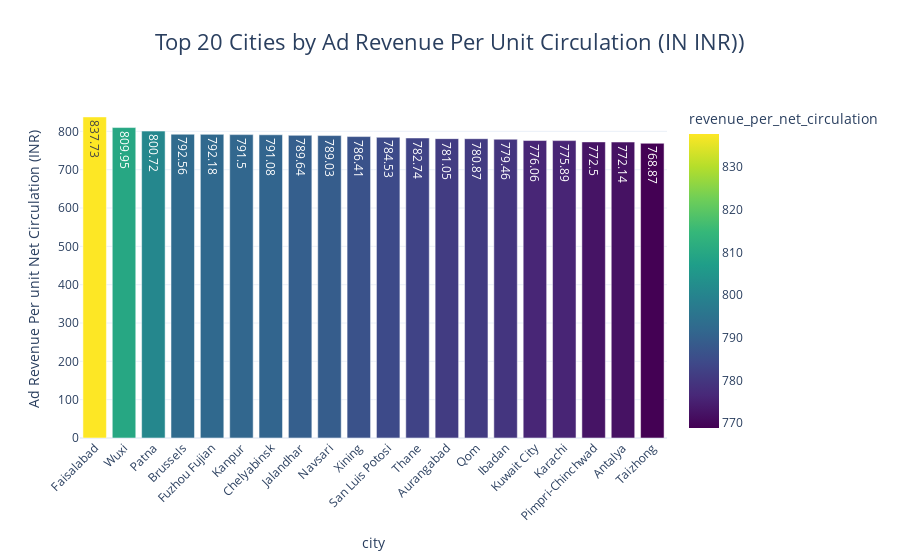

The notebook cell this image was saved under:
### Code cell
# Create bar chart
fig = px.bar(
    revenue_per_net_circulation.sort_values('revenue_per_net_circulation', ascending=False).head(20),  # top 20 cities
    x='city',
    y='revenue_per_net_circulation',
    title='Top 20 Cities by Ad Revenue Per Unit Circulation (IN INR))',
    text='revenue_per_net_circulation',
    color='revenue_per_net_circulation',
    color_continuous_scale='Viridis',
    hover_data={'Net_Circulation': ':,', 'revenue_per_net_circulation': ':.2f'}  # formatted hover info
)

# Update layout
fig.update_layout(
    title_font_size=22,
    title_x=0.5,  # center title
    xaxis_tickangle=-45,
    yaxis_title='Ad Revenue Per unit Net Circulation (INR)',
    template='plotly_white'
)

# Show chart
fig.show()

### Figure 1 — Plotly figure (JSON) as saved in the notebook; plotly's stock layout.template omitted (floating-point values rounded to 4 significant figures)
{"data": [{"alignmentgroup": "True", "customdata": [[1951936416], [1964087040], [1924130496], [2021348352], [1916566656], [1942742304], [1979829120], [3989332800], [1946552736], [1975324992], [1975331904], [1953633984], [3808501152], [1917298752], [1958953152], [1982383776], [1991994624], [1948074912], [1963131648], [2021335008]], "hovertemplate": "city=%{x}<br>revenue_per_net_circulation=%{marker.color:.2f}<br>Net_Circulation=%{customdata[0]:,}<extra></extra>", "legendgroup": "", "marker": {"color": [837.7, 810.0, 800.7, 792.6, 792.2, 791.5, 791.1, 789.6, 789.0, 786.4, 784.5, 782.7, 781.0, 780.9, 779.5, 776.1, 775.9, 772.5, 772.1, 768.9], "coloraxis": "coloraxis", "pattern": {"shape": ""}}, "name": "", "offsetgroup": "", "orientation": "v", "showlegend": false, "text": [837.7, 810.0, 800.7, 792.6, 792.2, 791.5, 791.1, 789.6, 789.0, 786.4, 784.5, 782.7, 781.0, 780.9, 779.5, 776.1, 775.9, 772.5, 772.1, 768.9], "textposition": "auto", "type": "bar", "x": ["Faisalabad", "Wuxi", "Patna", "Brussels", "Fuzhou Fujian", "Kanpur", "Chelyabinsk", "Jalandhar", "Navsari", "Xining", "San Luis Potosi", "Thane", "Aurangabad", "Qom", "Ibadan", "Kuwait City", "Karachi", "Pimpri-Chinchwad", "Antalya", "Taizhong"], "xaxis": "x", "y": [837.7, 810.0, 800.7, 792.6, 792.2, 791.5, 791.1, 789.6, 789.0, 786.4, 784.5, 782.7, 781.0, 780.9, 779.5, 776.1, 775.9, 772.5, 772.1, 768.9], "yaxis": "y"}], "layout": {"barmode": "relative", "coloraxis": {"colorbar": {"title": {"text": "revenue_per_net_circulation"}}, "colorscale": [[0, "#440154"], [0.1111, "#482878"], [0.2222, "#3e4989"], [0.3333, "#31688e"], [0.4444, "#26828e"], [0.5556, "#1f9e89"], [0.6667, "#35b779"], [0.7778, "#6ece58"], [0.8889, "#b5de2b"], [1, "#fde725"]]}, "legend": {"tracegroupgap": 0}, "title": {"font": {"size": 22}, "text": "Top 20 Cities by Ad Revenue Per Unit Circulation (IN INR))", "x": 0.5}, "xaxis": {"anchor": "y", "domain": [0, 1], "tickangle": -45, "title": {"text": "city"}}, "yaxis": {"anchor": "x", "domain": [0, 1], "title": {"text": "Ad Revenue Per unit Net Circulation (INR)"}}}}
